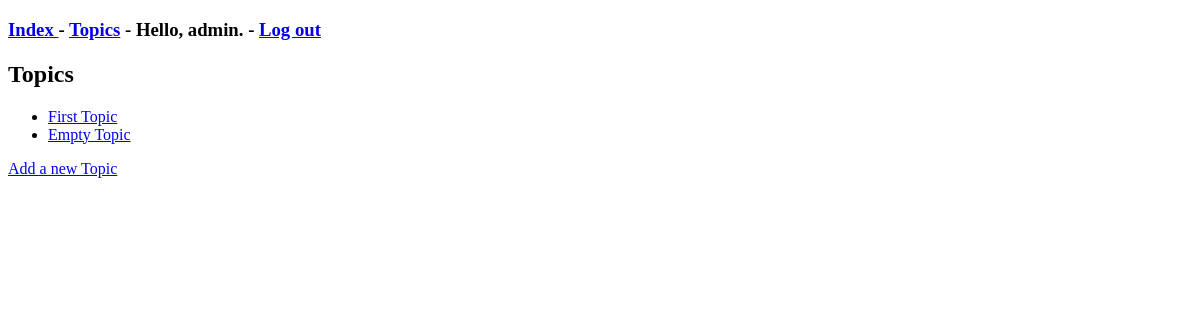
Page /topics/ (signed in) on the earlier database version.
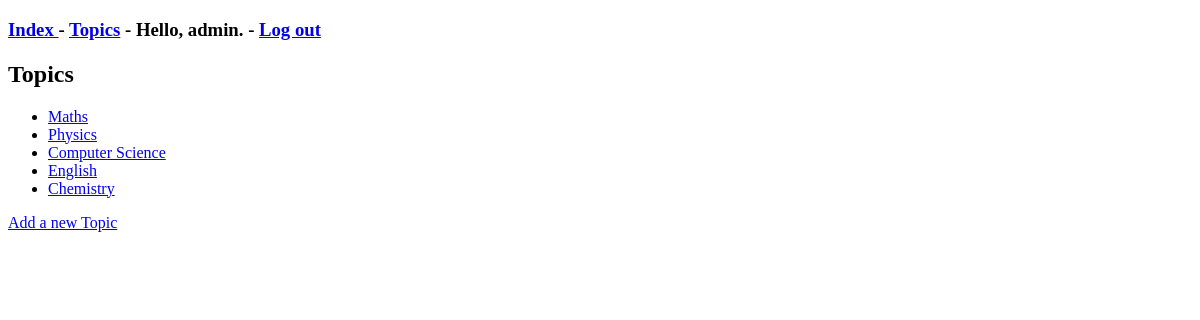
Same page on the later database version.
### textEdit/models.py (models this page shows)
class Topic(models.Model):
    title = models.CharField(max_length=100)
    date_added = models.DateTimeField(auto_now_add=True)
    owner = models.ForeignKey(User)
    def __str__(self):
        return self.title

### textEdit/views.py (the view)
# urls.py: url(r'^topics/$', views.topics, name='topics'),
@login_required
def topics(request):
    topics = Topic.objects.filter(owner=request.user).order_by('date_added')
    context = {'topics': topics}
    return render(request, 'textEdit/topics.html', context)

### textEdit/templates/textEdit/topics.html
{% extends 'textEdit/base.html' %}
{% block content %}
    <h2>Topics</h2>
<ul>
    {% for topic in topics %}
    <li>
        <a href="{% url 'textEdit:topic' topic.id %}">{{ topic }}</a>
    </li>
    {% empty %}
    <li>No topics have been added yet</li>
    {% endfor %}
</ul>
<a href="{% url 'textEdit:new_topic' %}">Add a new Topic</a>
{% endblock content %}

### textEdit/templates/textEdit/base.html (shortened to what this page needs)
<!DOCTYPE html>
<html lang="en">
<head>
</head>
<body>
    <h3>
        <a href="{% url 'textEdit:index' %}"> Index </a> -
        <a href="{% url 'textEdit:topics' %}"> Topics</a> -
        {% if user.is_authenticated %}
            Hello, {{ user.username }}. -
            <a href="{% url 'users:logout' %}">Log out</a>
        {% else %}
            <a href="{% url 'users:register' %}">Register</a> -
            <a href="{% url 'users:login' %}">Log in</a>
        {% endif %}
    </h3>
    {% block content %} {% endblock content %}
</body>
</html>

Differences in the rows shown:
removed Topic: title "First Topic"
removed Topic: title "Empty Topic"
added Topic: title "Maths"
added Topic: title "Physics"
added Topic: title "Computer Science"
added Topic: title "English"
added Topic: title "Chemistry"
